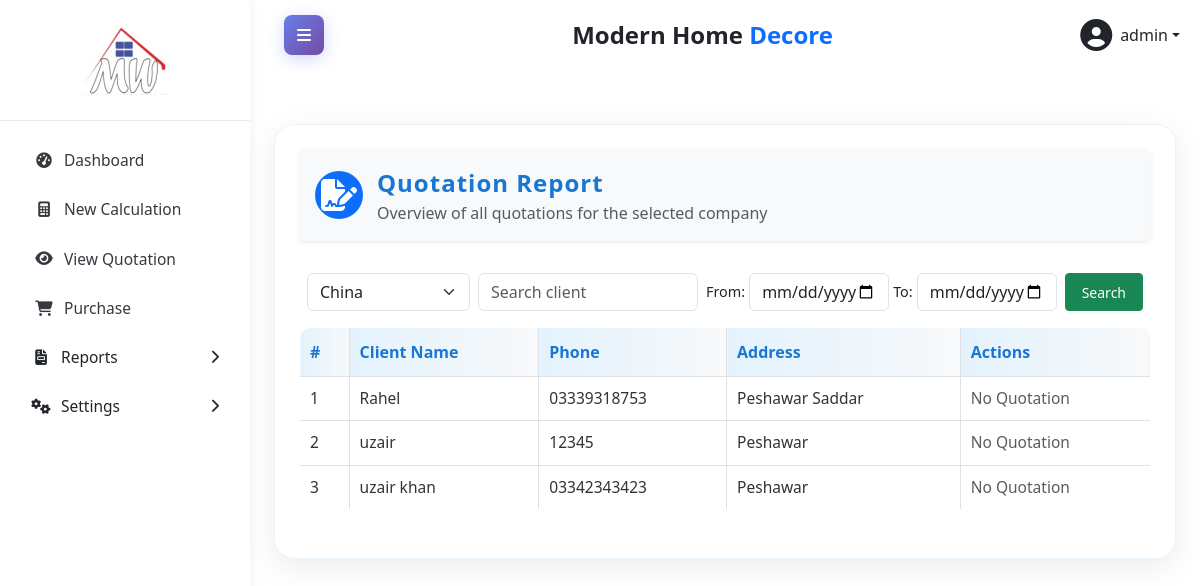
The app's page /index.php?page=report_quotation (signed in) with its own data.
### tables this page shows
CREATE TABLE `clients` (
  `id` int(11) NOT NULL,
  `company_id` int(11) NOT NULL,
  `name` varchar(255) NOT NULL,
  `phone` varchar(50) DEFAULT NULL,
  `address` text DEFAULT NULL,
  `created_at` timestamp NOT NULL DEFAULT current_timestamp(),
  `updated_at` timestamp NOT NULL DEFAULT current_timestamp() ON UPDATE current_timestamp()
);

### Pages/view_quotation.php (the view, shortened to what this page needs)
<?php
require_once __DIR__ . '/../db.php';
$companies = [];
$stmt = $conn->prepare("SELECT id, name FROM companies ORDER BY name");
if ($stmt) {
  $stmt->execute();
  $result = $stmt->get_result();
  while ($row = $result->fetch_assoc()) {
    $companies[] = $row;
  }
}
if (isset($_GET['company_id'])) {
  $company_id = (int)$_GET['company_id'];
} elseif (isset($_POST['company_id'])) {
  $company_id = (int)$_POST['company_id'];
} elseif (isset($_SESSION['current_company_id'])) {
  $company_id = (int)$_SESSION['current_company_id'];
} else {
  $company_id = $companies[0]['id'] ?? 0;
}
$search_name = isset($_GET['search_name']) ? trim($_GET['search_name']) : '';
$from_date = isset($_GET['from_date']) ? trim($_GET['from_date']) : '';
$to_date = isset($_GET['to_date']) ? trim($_GET['to_date']) : '';
$records_per_page = 10;
$page = isset($_GET['p']) && is_numeric($_GET['p']) ? (int)$_GET['p'] : 1;
$offset = ($page - 1) * $records_per_page;
$base_query = "FROM clients c
LEFT JOIN window_calculation_details wcd ON c.id = wcd.client_id AND c.company_id = wcd.company_id
WHERE c.company_id = ?";
$params = [$company_id];
$param_types = "i";
$clients = [];
$select_query = "SELECT DISTINCT c.id, c.name, c.phone, c.address $base_query ORDER BY c.name LIMIT ? OFFSET ?";
$stmt = $conn->prepare($select_query);
if ($stmt) {
  $params[] = $records_per_page;
  $params[] = $offset;
  $param_types .= "ii";
  $stmt->bind_param($param_types, ...$params);
  $stmt->execute();
  $result = $stmt->get_result();
  while ($row = $result->fetch_assoc()) {
    $clients[] = $row;
  }
}
?>
<?php if (!isset($_GET['quotation_id'])): ?>
<div class="container" style="background:#fff; border-radius:20px; box-shadow:0 8px 32px rgba(0,0,0,0.08); padding:24px; border:1px solid #e8f4fd; max-width:1200px; margin:30px auto;">
    <div class="d-flex align-items-center bg-light rounded shadow-sm p-3 mb-4" style="gap: 14px;">
      <span class="bg-primary text-white rounded-circle d-flex align-items-center justify-content-center" style="width: 48px; height: 48px; font-size: 2rem;">
        <i class="fas fa-file-signature"></i>
      </span>
      <div style="display: flex; flex-direction: column;">
        <span style="font-size: 1.5rem; font-weight: 600; color: #1976d2; letter-spacing: 1px;">Quotation Report</span>
        <small class="text-muted" style="font-size: 1rem;">Overview of all quotations for the selected company</small>
      </div>
    </div>
    <div class="card-body p-2">
      <form method="get" class="mb-2">
          <div class="d-flex align-items-center gap-2" style="overflow-x: auto; white-space: nowrap;">
              <select name="company_id" class="form-select" style="height: 38px; width: 180px;" onchange="this.form.submit()">
                  <?php foreach ($companies as $comp): ?>
                      <option value="<?= $comp['id'] ?>" <?= $comp['id'] == $company_id ? 'selected' : '' ?>>
                          <?= htmlspecialchars($comp['name']) ?>
                      </option>
                  <?php endforeach; ?>
              </select>
              <input type="text" name="search_name" class="form-control" style="height: 38px; width: 220px;"
                  placeholder="Search client" value="<?= htmlspecialchars($search_name) ?>">
              <div class="d-flex align-items-center gap-1">
                  <span class="fw-medium" style="font-size: 0.9rem;">From:</span>
                  <input type="date" name="from_date" class="form-control" style="height: 38px; width: 140px;"
                      value="<?= htmlspecialchars($from_date) ?>" onchange="this.form.submit()">
                  <span class="fw-medium" style="font-size: 0.9rem;">To:</span>
                  <input type="date" name="to_date" class="form-control" style="height: 38px; width: 140px;"
                      value="<?= htmlspecialchars($to_date) ?>" onchange="this.form.submit()">
              </div>
              <div class="d-flex gap-2">
                  <button type="submit" class="btn btn-success btn-sm" style="height: 38px; padding: 0 16px;">
                      Search
                  </button>
              </div>
          </div>
      </form>
    </div>
    <div class="table-responsive">
      <table class="report-table">
        <thead>
          <tr>
            <th>#</th>
            <th>Client Name</th>
            <th>Phone</th>
            <th>Address</th>
            <th>Actions</th>
          </tr>
        </thead>
        <tbody id="clients-table-body">
          <?php if (empty($clients)): ?>
            <tr>
              <td colspan="5" class="text-center py-2">No clients found</td>
            </tr>
          <?php else: ?>
            <?php foreach ($clients as $index => $client): ?>
              <?php
              $quotation_number = '';
              $stmt_quote = $conn->prepare("SELECT quotation_number FROM window_calculation_details WHERE client_id = ? AND company_id = ? ORDER BY id DESC LIMIT 1");
              if ($stmt_quote) {
                $stmt_quote->bind_param("ii", $client['id'], $company_id);
                $stmt_quote->execute();
                $stmt_quote->bind_result($quotation_number);
              }
              ?>
              <tr>
                <td><?= $offset + $index + 1 ?></td>
                <td><?= htmlspecialchars($client['name']) ?></td>
                <td><?= htmlspecialchars($client['phone']) ?></td>
                <td><?= htmlspecialchars($client['address']) ?></td>
                <td>
                  <?php if ($quotation_number): ?>
                    <div class="d-flex flex-wrap gap-2">
                      <a href="index.php?page=reports_worker&quotation_number=<?= urlencode($quotation_number) ?>&client_id=<?= $client['id'] ?>&company_id=<?= $company_id ?>" class="btn btn-sm btn-primary">
                        <i class="fas fa-edit"></i> Worker
                      </a>
                      <a href="client_quotation.php?client_id=<?= $client['id'] ?>&company_id=<?= $company_id ?>" class="btn btn-sm btn-info">
                        <i class="fas fa-eye"></i> View
                      </a>
                      <form method="post" action="index.php?page=report_quotation&company_id=<?= $company_id ?>" style="display:inline;">
                        <input type="hidden" name="delete_client_id" value="<?= $client['id'] ?>">
                        <input type="hidden" name="company_id" value="<?= $company_id ?>">
                        <button type="submit" class="btn btn-sm btn-danger" onclick="return confirm('Are you sure you want to delete this?')">
                          <i class="fas fa-trash"></i> Delete
                        </button>
                      </form>
                    </div>
                  <?php else: ?>
                    <span class="text-muted">No Quotation</span>
                  <?php endif; ?>
                </td>
              </tr>
            <?php endforeach; ?>
          <?php endif; ?>
        </tbody>
      </table>
    </div>
  </div>
<?php endif; ?>

### records on screen
clients: index "1", name "Rahel", phone "03339318753", address "Peshawar Saddar"
clients: index "2", name "uzair", phone "12345", address "Peshawar"
clients: index "3", name "uzair khan", phone "03342343423", address "Peshawar"

### other values on screen
$_SESSION['username'] "admin"
form field company_id "China"
